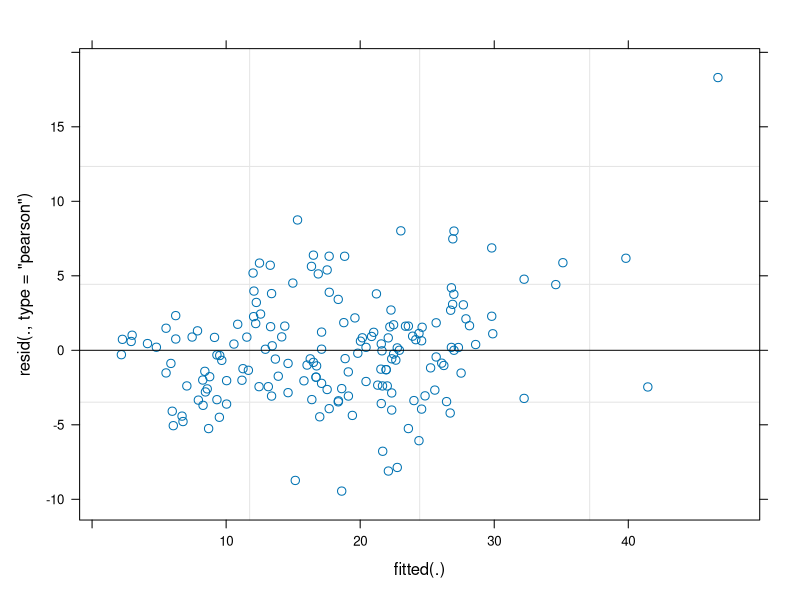
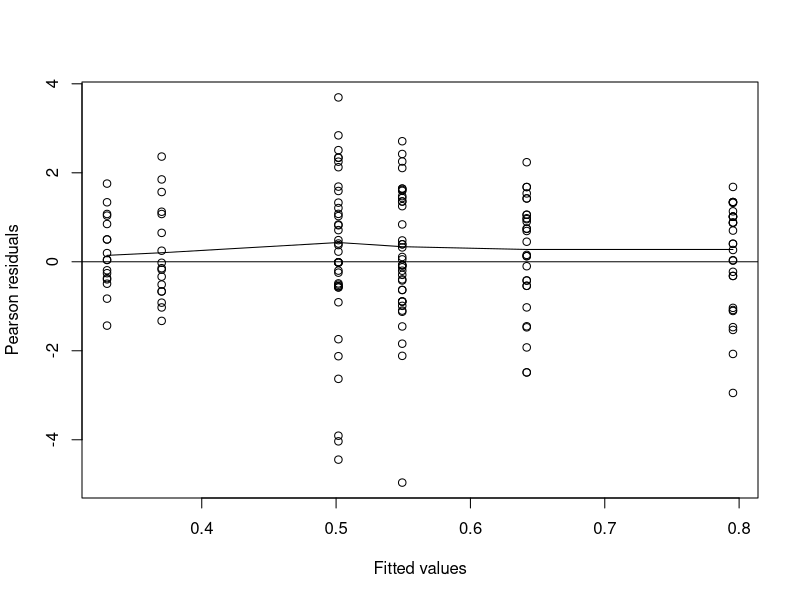
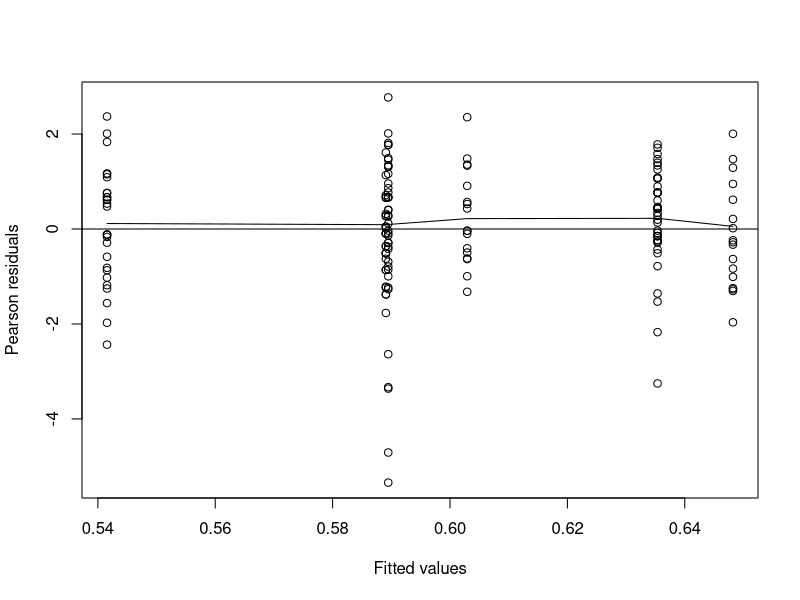
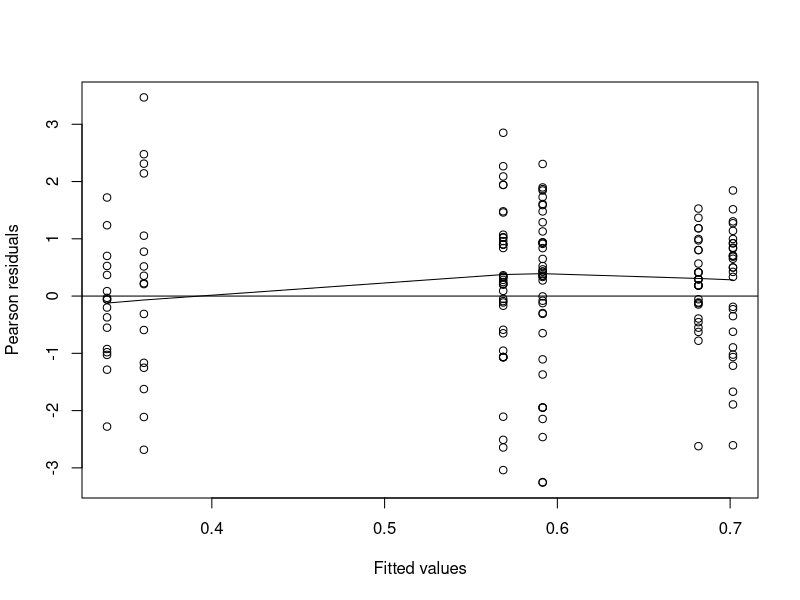
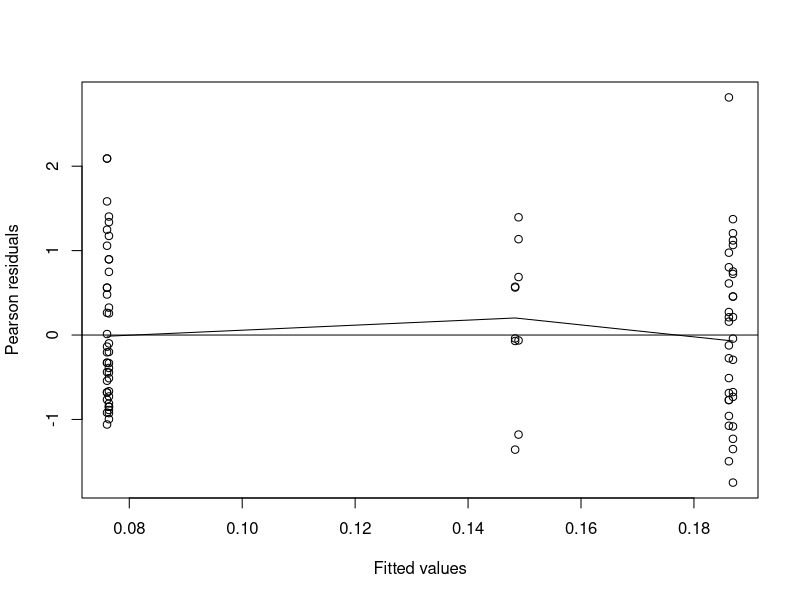
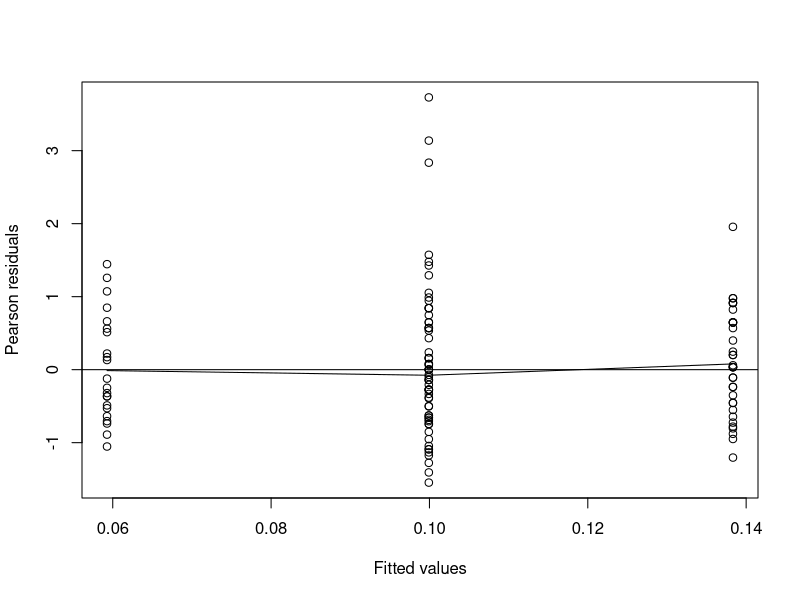
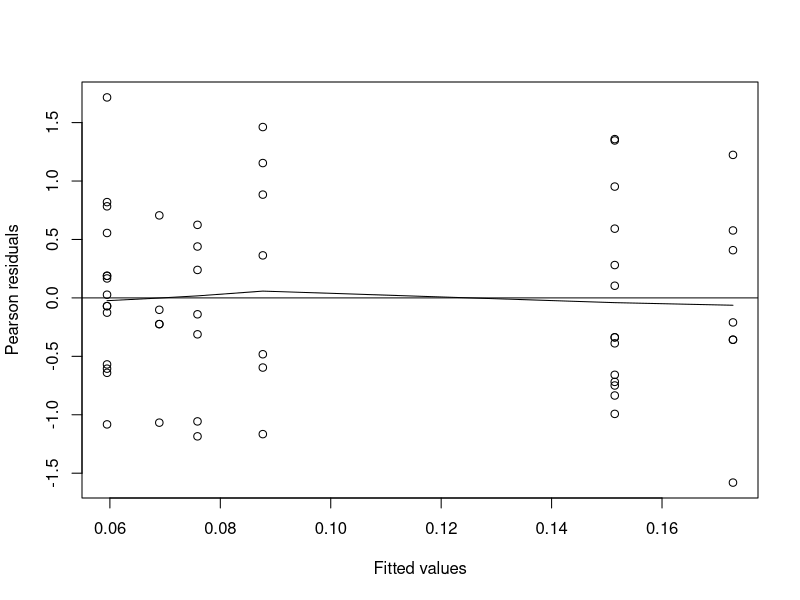
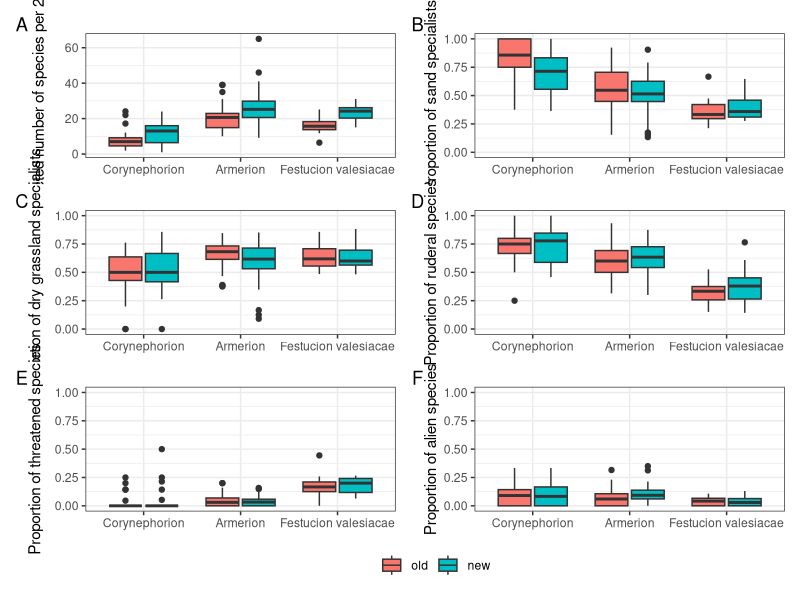

Generate these figures, in order, with R:
library(lmerTest) # v. 3.1-3
library(broom) # v. 1.0.5
library(geepack) # v. 1.3.12
library(broom.mixed) # v. 0.2.9.6
library(patchwork) # v. 1.3.0
library(readxl) # v. 1.4.3
library(ggeffects) # v. 1.7.2
library(tidyverse) # v. 2.0.0
# dplyr v. 1.1.4
# forcats v. 1.0.0
# readr v. 2.1.5
# tibble v. 3.2.1
# tidyr v. 1.3.1



# functions ---------------------------------------------------------------

combine.cover <- function(x){
  #x = spe_cov_mod$cover_perc
  while (length(x)>1){
    x[2] <- x[1]+(100-x[1])*x[2]/100
    x <- x[-1]
  }
  return(x)
}

# load data ---------------------------------------------------------------

head <- read_csv('data/pannonian_sands_resurvey_head.csv') |> 
  filter(!is.na(rs_plot)) |> 
  left_join(read_csv('data/classification.csv')) |> 
  group_by(rs_plot) |> 
  fill(cluster, .direction = 'updown') |> 
  ungroup() |> 
  mutate(time = fct_relevel(time, 'old', 'new'), 
         cluster = fct_relevel(cluster, 'Corynephorion', 'Armerion', 'Festucion valesiacae')) |> 
  arrange(releve_nr)

annuals <- read_csv('data/annuals.csv') 
vernal_geo <- tibble(valid_name = c('Gagea pratensis agg.', 'Muscari neglectum', 
                'Ornithogalum umbellatum agg.', 'Poa bulbosa', 
                'Neotinea ustulata'))

spe <- read_csv('data/pannonian_sands_resurvey_spe.csv') |> 
  semi_join(head) |> 
  filter(is.na(exclude)) |> 
  summarise(to_br_bl_old = combine.cover(to_br_bl_old), .by = c('releve_nr', 'valid_name')) |> 
  arrange(releve_nr) |> 
  anti_join(annuals) |> 
  anti_join(vernal_geo)

glimpse(spe)
glimpse(head)

diag <- read_csv('data/diag.csv') 

aliens <- read_xlsx('data/aliens.xlsx') 

redlist <- read_csv('data/red_list.csv') |> 
  mutate(RegionFloraVeg = case_when(RegionFloraVeg == 'Czechia' ~ 'CZ', 
                                    RegionFloraVeg == 'Slovakia' ~ 'SK',
                                    RegionFloraVeg == 'Austria' ~ 'AT'), 
         Redlisted = ifelse(Status %in% c('CR', 'EN', 'VU', 'G', 'NE', 'EX', 'CR(PE)'), 1, 0)) |> 
  rename('RL_status' = 'Status')

woody <- read_csv('data/woody.csv') |> 
  mutate(woody = if_else(woody == T, 1, 0, 0))

# calculate species richness, nr of specialists etc. ----------------------------------------------
spe_trait <- spe |> 
  left_join(diag, by = join_by('valid_name' == 'Taxon')) |> 
  left_join(head |> select(releve_nr, country)) |> 
  left_join(aliens) |> 
  left_join(redlist, by = join_by('valid_name' == 'TaxonKaplan', 'country' == 'RegionFloraVeg')) |> 
  left_join(woody)

head2 <- head |> 
  left_join(spe |>
              group_by(releve_nr) |> 
              count(name = 'richness')) |> 
  left_join(spe_trait |>
              filter(habitat == 'sand') |> 
              distinct(valid_name, releve_nr) |> 
              group_by(releve_nr) |> 
              count(name = 'nr_sand_spec')) |> 
  left_join(spe_trait |>
              filter(habitat == 'dry grassland') |> 
              distinct(valid_name, releve_nr) |> 
              group_by(releve_nr) |> 
              count(name = 'nr_grass_spec')) |> 
  left_join(spe_trait |>
              filter(habitat == 'ruderal') |> 
              distinct(valid_name, releve_nr) |> 
              group_by(releve_nr) |> 
              count(name = 'nr_ruderal_spec')) |> 
  left_join(spe_trait |>
              filter(status != 'native') |> 
              distinct(valid_name, releve_nr) |> 
              group_by(releve_nr) |> 
              count(name = 'nr_alien')) |> 
  left_join(spe_trait |>
              filter(status == 'neo') |> 
              distinct(valid_name, releve_nr) |> 
              group_by(releve_nr) |> 
              count(name = 'nr_neo')) |> 
  left_join(spe_trait |>
              filter(status == 'arch') |> 
              distinct(valid_name, releve_nr) |> 
              group_by(releve_nr) |> 
              count(name = 'nr_arch')) |> 
  left_join(spe_trait |>
              filter(Redlisted == 1) |> 
              distinct(valid_name, releve_nr) |> 
              group_by(releve_nr) |> 
              count(name = 'nr_redlist')) |> 
  left_join(spe_trait |>
              filter(woody == 1) |> 
              distinct(valid_name, releve_nr) |> 
              group_by(releve_nr) |> 
              count(name = 'nr_woody')) |> 
  left_join(spe_trait |>
              filter(woody == 1) |> 
              distinct(valid_name, releve_nr, to_br_bl_old) |> 
              group_by(releve_nr) |> 
              summarize(cov_woody = sum(to_br_bl_old))) |> 
  mutate(prop_sand_spec = nr_sand_spec / richness, 
         prop_grass_spec = nr_grass_spec / richness, 
         prop_ruderal_spec = nr_ruderal_spec / richness,
         prop_alien = nr_alien / richness, 
         prop_neo = nr_neo / richness,
         prop_redlist = nr_redlist / richness, 
         prop_woody = nr_woody / richness, 
         across(c(starts_with('prop'), cov_woody), ~ifelse(is.na(.x), 0, .x))) |> 
  arrange(rs_plot, year) 


# build SAR model
sar <- lm(log(richness) ~ log(surf_area), data = head2)
summary(sar) 
coef(sar)

head3 <- head2 |> 
  group_by(rs_plot) |> 
  mutate(rich_sar = exp(log(richness) + (log(25) - log(surf_area))*coef(sar)[2]), 
         year_diff = year - lag(year), 
         year_diff = ifelse(is.na(year_diff), lead(year_diff), year_diff),
         rich_diff = rich_sar - lag(rich_sar),
         nr_sand_diff = nr_sand_spec - lag(nr_sand_spec), 
         prop_sand_diff = prop_sand_spec - lag(prop_sand_spec), 
         nr_alien_diff = nr_alien - lag(nr_alien), 
         prop_alien_diff = prop_alien - lag(prop_alien),
         nr_grass_diff = nr_grass_spec - lag(nr_grass_spec),
         prop_grass_diff = prop_grass_spec - lag(prop_grass_spec),
         nr_ruderal_diff = nr_ruderal_spec - lag(nr_ruderal_spec),
         prop_ruderal_diff = prop_ruderal_spec - lag(prop_ruderal_spec),
         nr_redlist_diff = nr_redlist - lag(nr_redlist),
         prop_redlist_diff = prop_redlist - lag(prop_redlist),
         prop_woody_diff = prop_woody - lag(prop_woody),  
         rs_plot = as.factor(rs_plot)) |> 
  ungroup()

# species richness --------------------------------------------------------

# boxplots for comparison new vs old by country
a <- head3 |> 
  ggplot(aes(cluster, rich_sar, fill = time))+
  geom_boxplot()+
  theme_bw()+
  theme(axis.title.x = element_blank(), legend.title = element_blank())+
  labs(y = bquote('Predicted number of species per 25'~m^2))

# model species richness
m1 <- lmer(rich_sar ~ time*cluster + (1|rs_plot), data = head3)

summary(m1)
anova(m1)
tidy(m1, conf.int = T) -> mm
plot(m1)

# sand specialists -------------------------------------------------------------

# boxplot sand specialists

b <- head3 |> 
  ggplot(aes(cluster, prop_sand_spec, fill = time))+
  geom_boxplot()+
  theme_bw()+
  theme(axis.title.x = element_blank(), legend.title = element_blank())+
  scale_y_continuous(limits = c(0, 1))+
  labs(y = 'Proportion of sand specialists')


# model proportion of sand specialists
m2 <- geeglm(cbind(nr_sand_spec, richness-nr_sand_spec) ~ time * cluster, id = rs_plot, 
             family = 'binomial', corstr = 'exchangeable', data = head3)

summary(m2)
anova(m2)
tidy(m2, conf.int = T) |> mutate(estimate = exp(estimate)/(1+exp(estimate)))
plot(m2)

# dry grassland specialists -------------------------------------------------------------

# boxplot dry grassland specialists

c <- head3 |> 
  ggplot(aes(cluster, prop_grass_spec, fill = time))+
  geom_boxplot()+
  theme_bw()+
  theme(axis.title.x = element_blank(), legend.title = element_blank())+
  scale_y_continuous(limits = c(0, 1))+
  labs(y = 'Proportion of dry grassland specialists')


# model proportion of dry grassland specialists
m3 <- geeglm(cbind(nr_grass_spec, richness-nr_grass_spec) ~ time + cluster, id = rs_plot, 
             family = 'binomial', corstr = 'exchangeable', data = head3)

summary(m3)
anova(m3)
tidy(m3, conf.int = T) |> mutate(estimate = exp(estimate)/(1+exp(estimate)))
plot(m3)

# ruderal species -------------------------------------------------------------

# boxplot ruderal species

d <- head3 |> 
  ggplot(aes(cluster, prop_ruderal_spec, fill = time))+
  geom_boxplot()+
  theme_bw()+
  theme(axis.title.x = element_blank(), legend.title = element_blank())+
  scale_y_continuous(limits = c(0, 1))+
  labs(y = 'Proportion of ruderal species')

# model proportion of ruderal species
m4 <- geeglm(cbind(nr_ruderal_spec, richness-nr_ruderal_spec) ~ time + cluster, id = rs_plot, 
             family = 'binomial', corstr = 'exchangeable', data = head3)

summary(m4)
anova(m4)
tidy(m4, conf.int = T) |> mutate(estimate = exp(estimate)/(1+exp(estimate)))
plot(m4)

# Red-List species -----------------------------------------------------------

# boxplot red list
e <- head3 |> 
  ggplot(aes(cluster, prop_redlist, fill = time))+
  geom_boxplot()+
  theme_bw()+
  theme_bw()+
  theme(axis.title.x = element_blank(), legend.title = element_blank())+
  scale_y_continuous(limits = c(0, 1))+
  labs(y = 'Proportion of threatened species')


# proportion of redlist species
m5 <- geeglm(cbind(nr_redlist, richness - nr_redlist) ~ time + cluster, id = rs_plot, 
             family = 'binomial', corstr = 'exchangeable', data = head3)
summary(m5)
anova(m5)
tidy(m5, conf.int = T) 
plot(m5)

# alien species -----------------------------------------------------------

# boxplot alien
f <- head3 |> 
  ggplot(aes(cluster, prop_alien, fill = time))+
  geom_boxplot()+
  theme_bw()+
  theme(axis.title.x = element_blank(), legend.title = element_blank())+
  scale_y_continuous(limits = c(0, 1))+
  labs(y = 'Proportion of alien species')

# proportion of alien species
m6 <- geeglm(cbind(nr_alien, richness - nr_alien) ~ time + cluster, id = rs_plot, 
             family = 'binomial', corstr = 'exchangeable', data = head3)
summary(m6)
anova(m6)
tidy(m6, conf.int = T) 
plot(m6)

# woody species -----------------------------------------------------------

# boxplot woody
g <- head3 |> 
  ggplot(aes(cluster, cov_woody, fill = time))+
  geom_boxplot()+
  theme_bw()+
  theme_bw()+
  theme(axis.title.x = element_blank(), legend.title = element_blank())+
  #scale_y_continuous(limits = c(0, 1))+
  labs(y = 'Proportion of woody species')


# proportion of woody species
m7 <- geeglm(cbind(nr_woody, richness - nr_woody) ~ time + cluster, id = rs_plot, 
             family = 'binomial', corstr = 'exchangeable', data = head3)
summary(m7)
anova(m7)
tidy(m7, conf.int = T) 
plot(m7)


# combine all plots and save
a + b + c + d + e + f +
  plot_layout(nrow = 3, axes = 'collect_x', guides = 'collect') &
  theme(legend.position = 'bottom', legend.title = element_blank(), 
        axis.title.x = element_blank()) & 
  plot_annotation(tag_levels = 'A')

ggsave('plots/boxplots_clusters.png', width = 8, height = 10)


#  trend magnitude vs interval length -----------------------------------------
# makes sense only for Corynephorion

### richness
head5 <- head3 |> 
  filter(!is.na(rich_diff) & cluster == 'Corynephorion')

head5$rich_diff |> hist()


# difference in species richness vs time between surveys
m8 <- lm(rich_diff ~ year_diff, data = head5)

summary(m8)
anova(m8)
tidy(m8, conf.int = T)

# specialists
head5$prop_sand_diff |> hist()

m9 <- lm(prop_sand_diff ~ year_diff, data = head5)

summary(m9)
anova(m9)
tidy(m9, conf.int = T)

# dry grassland specialists
m10 <- lm(prop_grass_diff ~ year_diff, data = head5)

summary(m10)
anova(m10)
tidy(m10, conf.int = T)

# ruderal species
m11 <- lm(prop_ruderal_diff ~ year_diff, data = head5)

summary(m11)
anova(m11)
tidy(m11, conf.int = T)

# red list species
m12 <- lm(prop_redlist_diff ~ year_diff, data = head5)

summary(m12)
anova(m12)
tidy(m12, conf.int = T)

# alien species
head5$prop_alien_diff |> hist()

m13 <- lm(prop_alien_diff ~ year_diff, data = head5)

summary(m13)
anova(m13)
tidy(m13, conf.int = T)

# woody species
m14 <- lm(prop_woody_diff ~ year_diff, data = head5)

summary(m14)
anova(m14)
tidy(m14, conf.int = T)


# check which alien species are present in old and new plot observ --------

spe_alien <- spe_trait |> 
  filter(status != 'native') |> 
    left_join(head3, by = 'releve_nr') |> 
    distinct(releve_nr, valid_name, .keep_all = T) |> 
  group_by(valid_name, time, status) |>  
  count() |> 
  ungroup()

spe_alien_unique <- spe_alien |> 
  mutate(n_times = n_distinct(time), .by = 'valid_name') |> 
  filter(n_times == 1)

spe_alien_both <- spe_alien |> 
  mutate(n_times = n_distinct(time), .by = 'valid_name') |> 
  filter(n_times == 2)

# in how many plots do the alien species occur
spe_trait |> 
  filter(status != 'native') |> 
  left_join(head3, by = 'releve_nr') |> 
  distinct(releve_nr, valid_name, .keep_all = T) |> 
  summarize(n_plots = n_distinct(releve_nr), n = n(), .by  = c('time', 'status'))

spe_trait |> 
  filter(status != 'native') |> 
  left_join(head3, by = 'releve_nr') |> 
  distinct(releve_nr, valid_name, .keep_all = T) |> 
  summarize(n_alien = n_distinct(valid_name), n = n(), .by  = c('time', 'releve_nr')) |> 
  arrange(desc(n))
